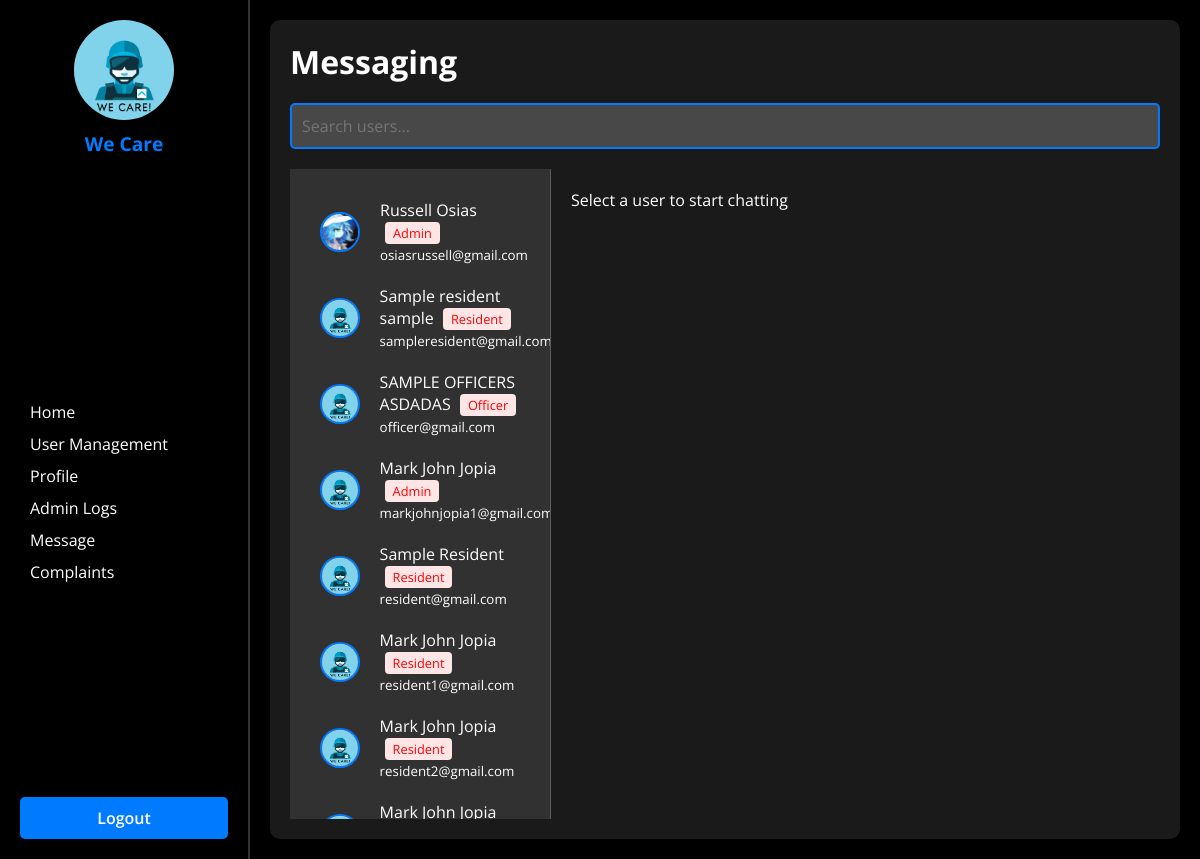
/message/index.php (signed in), run on an earlier commit of the app's database.
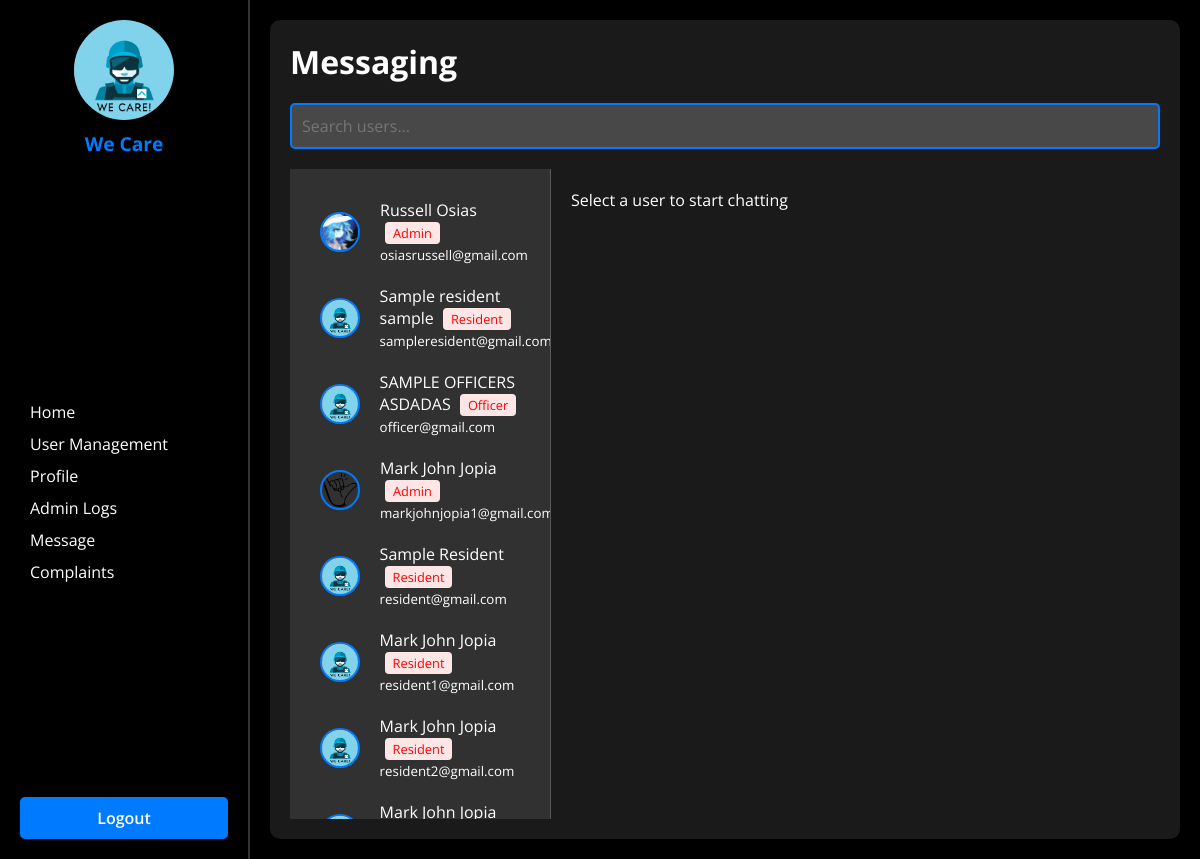
And on a later commit of the database.
### tables this page shows
CREATE TABLE `users` (
  `id` int(11) NOT NULL,
  `first_name` varchar(200) NOT NULL,
  `middle_name` varchar(200) NOT NULL,
  `last_name` varchar(200) NOT NULL,
  `email` varchar(200) NOT NULL,
  `password` varchar(200) NOT NULL,
  `phone_number` int(200) NOT NULL,
  `address` varchar(200) NOT NULL,
  `session_token` varchar(255) DEFAULT NULL,
  `token_expiry` datetime DEFAULT NULL,
  `reset_token` varchar(255) DEFAULT NULL,
  `reset_token_expiry` datetime DEFAULT NULL,
  `role` enum('admin','resident','officer') DEFAULT 'resident',
  `profile_picture` varchar(255) DEFAULT NULL
);

### message/index.php (the view, shortened to what this page needs)
<?php
require_once '../includes/db_conn.php';
$user_id = $_SESSION['user_id'];
if (isset($_GET['search'])) {
    $search = htmlspecialchars($_GET['search']);
} else {
    $search = '';
}
try {
    $query = "SELECT id, first_name, last_name, email, role, profile_picture
              FROM users
              WHERE role IN ('admin', 'officer', 'resident')";
    $stmt = $conn->prepare($query);
    $stmt->execute();
    $users = $stmt->fetchAll(PDO::FETCH_ASSOC);
} catch (PDOException $e) {
    die("Error: " . $e->getMessage());
}
$selected_user_id = $_GET['user_id'] ?? null;
$messages = [];
?>
<!DOCTYPE html>
<html lang="en">
<head>
    <link rel="stylesheet" href="../assets/css/style.css">
</head>
<body>
    <div class="dashboard-wrapper">
        <?php include '../includes/sidebar.php'; ?>
        <main class="main-content">
            <header class="dashboard-header">
                <h1>Messaging</h1>
            </header>
            <div class="container">
                <div class="search-bar">
                    <input type="text" id="searchInput" placeholder="Search users..." value="<?= $search ?>">
                </div>
                <div class="chat-container">
                    <div class="user-list" id="userList">
                        <?php foreach ($users as $user): ?>
<div class="user-item" onclick="window.location.href='?user_id=<?php echo $user['id']; ?>'" style="cursor: pointer;">
    <img src="<?php echo !empty($user['profile_picture']) ? '../'.$user['profile_picture'] : './../assets/images/default_profile.png'; ?>"
         alt="Profile" class="profile-pic">
    <div>
        <span><?php echo htmlspecialchars($user['first_name'] . ' ' . $user['last_name']); ?></span>
        <span class="role-badge"><?php echo ucfirst($user['role']); ?></span>
        <small><?php echo htmlspecialchars($user['email']); ?></small>
    </div>
</div>
                        <?php endforeach; ?>
                    </div>
                    <div class="chat-box">
                        <?php if ($selected_user_id): ?>
                            <div class="chat-header">
                                <div>
                                    <span><?= htmlspecialchars($users[array_search($selected_user_id, array_column($users, 'id'))]['first_name']) ?></span>
                                    <span class="role-badge"><?= ucfirst($users[array_search($selected_user_id, array_column($users, 'id'))]['role']) ?></span>
                                </div>
                            </div>
                            <div class="message-list" id="messageList">
                                <?php foreach ($messages as $message): ?>
                                    <div class="message <?= $message['sender_id'] == $user_id ? 'sent' : 'received' ?>">
                                        <div class="message-content">
                                            <?php if ($message['image_path']): ?>
                                                <img src="<?= $message['image_path'] ?>" class="message-image">
                                            <?php endif; ?>
                                            <?= htmlspecialchars($message['message']) ?>
                                            <small><?= date('M j, Y, g:i a', strtotime($message['created_at'])) ?></small>
                                        </div>
                                        <?php if ($message['sender_id'] == $user_id): ?>
                                            <div class="message-options" data-id="<?= $message['id'] ?>">
                                                <button onclick="editMessage(<?= $message['id'] ?>)">Edit</button>
                                                <button onclick="deleteMessage(<?= $message['id'] ?>)">Delete</button>
                                            </div>
                                        <?php endif; ?>
                                    </div>
                                <?php endforeach; ?>
                            </div>
                            <form id="messageForm" enctype="multipart/form-data">
                                <input type="file" name="image" accept="image/*" id="imageInput">
                                <input type="text" name="message" placeholder="Type your message..." required>
                                <button type="submit">Send</button>
                            </form>
                        <?php else: ?>
                            <p>Select a user to start chatting</p>
                        <?php endif; ?>
                    </div>
                </div>
            </div>
        </main>
    </div>
</body>
</html>

What changed in the data, as far as the page shows it:
changed users "markjohnjopia1@gmail.com": profile_picture: picture added in place of a placeholder
